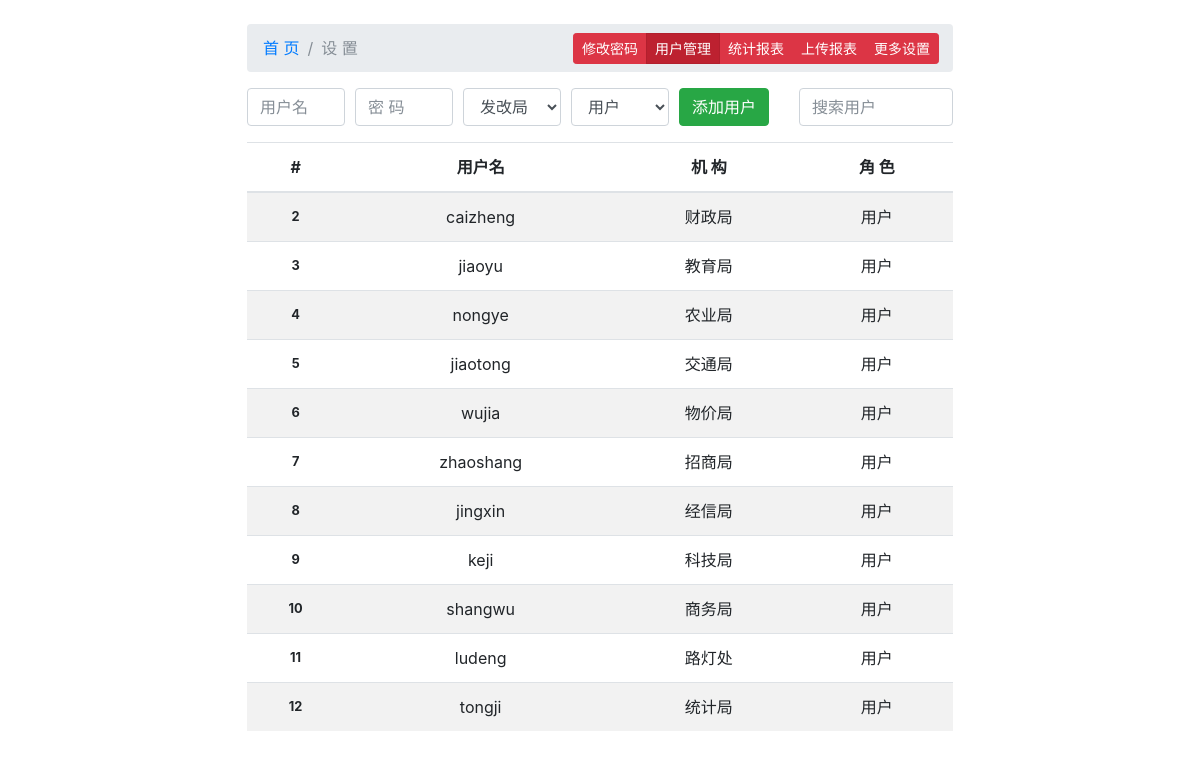
/fgw/setting/users (signed in), run on the app's committed database.
### tables this page shows
CREATE TABLE `users` (
  `uid` int(11) NOT NULL AUTO_INCREMENT,
  `uname` varchar(20) NOT NULL,
  `passwd` varchar(50) NOT NULL,
  `date` timestamp NOT NULL DEFAULT current_timestamp() ON UPDATE current_timestamp(),
  `oid` int(11) NOT NULL,
  `rid` int(11) NOT NULL,
  `b` varchar(50) DEFAULT NULL,
  `c` varchar(50) DEFAULT NULL,
  `d` varchar(50) DEFAULT NULL,
  `e` varchar(50) DEFAULT NULL,
  `f` varchar(50) DEFAULT NULL,
  `g` varchar(50) DEFAULT NULL,
  `h` varchar(50) DEFAULT NULL,
  `i` varchar(50) DEFAULT NULL,
  `j` varchar(50) DEFAULT NULL,
  `k` varchar(50) DEFAULT NULL,
  `l` varchar(50) DEFAULT NULL,
  `m` varchar(50) DEFAULT NULL,
  `n` varchar(50) DEFAULT NULL,
  `o` varchar(50) DEFAULT NULL,
  `p` varchar(50) DEFAULT NULL,
  `q` varchar(50) DEFAULT NULL,
  `r` varchar(50) DEFAULT NULL,
  `s` varchar(50) DEFAULT NULL,
  `t` varchar(50) DEFAULT NULL,
  `u` varchar(50) DEFAULT NULL,
  `v` varchar(50) DEFAULT NULL,
  `w` varchar(50) DEFAULT NULL,
  `x` varchar(50) DEFAULT NULL,
  `y` varchar(50) DEFAULT NULL,
  `z` varchar(50) DEFAULT NULL,
  PRIMARY KEY (`uid`)
);

CREATE TABLE `organization` (
  `oid` int(11) NOT NULL AUTO_INCREMENT,
  `oname` varchar(20) NOT NULL,
  `uid` int(11) NOT NULL,
  `b` varchar(50) DEFAULT NULL,
  `c` varchar(50) DEFAULT NULL,
  `d` varchar(50) DEFAULT NULL,
  `e` varchar(50) DEFAULT NULL,
  `f` varchar(50) DEFAULT NULL,
  `g` varchar(50) DEFAULT NULL,
  `h` varchar(50) DEFAULT NULL,
  `i` varchar(50) DEFAULT NULL,
  `j` varchar(50) DEFAULT NULL,
  `k` varchar(50) DEFAULT NULL,
  `l` varchar(50) DEFAULT NULL,
  `m` varchar(50) DEFAULT NULL,
  `n` varchar(50) DEFAULT NULL,
  `o` varchar(50) DEFAULT NULL,
  `p` varchar(50) DEFAULT NULL,
  `q` varchar(50) DEFAULT NULL,
  `r` varchar(50) DEFAULT NULL,
  `s` varchar(50) DEFAULT NULL,
  `t` varchar(50) DEFAULT NULL,
  `u` varchar(50) DEFAULT NULL,
  `v` varchar(50) DEFAULT NULL,
  `w` varchar(50) DEFAULT NULL,
  `x` varchar(50) DEFAULT NULL,
  `y` varchar(50) DEFAULT NULL,
  `z` varchar(50) DEFAULT NULL,
  PRIMARY KEY (`oid`)
);

CREATE TABLE `role` (
  `rid` int(11) NOT NULL AUTO_INCREMENT,
  `role` varchar(20) NOT NULL,
  `rname` varchar(20) NOT NULL,
  PRIMARY KEY (`rid`)
);

### fgw/Sign.php (called while the page is built, shortened)
<?php
class Sign{
	static function check(){
		$sessiondir = session_save_path();
		if(is_readable($sessiondir . '/sess_' . $_COOKIE['SID'])){
			return 1;
		}
		else{
			return 0;
		}
	}
}

### fgw/Db.php (called while the page is built, shortened)
<?php
class Db{
	private $host="localhost";
	private $user="root";
	private $pass="dot";
	private $db="fgw";
	private $mysqli;
	function __construct(){
		$this->mysqli=new mysqli($this->host,$this->user, $this->pass, $this->db);
		if($this->mysqli->connect_errno){
			echo $this->mysqli->connect_errno. "\n";
			echo $this->mysqli->connect_error. "\n";
		}
		else{
			$this->mysqli->set_charset('utf8');
		}
	}
	function query($sql){
		if($res=$this->mysqli->query($sql)){
			if(is_bool($res)){
				return;
			}
			else{
				$numrows=$res->num_rows;
				if($numrows>1){
					$row=$res->fetch_all(MYSQLI_ASSOC);
				}
				else $row=$res->fetch_assoc();
				return $row;
			}
		}
		else{
			echo $this->mysqli->errno . "\n";
			echo $this->mysqli->error. "\n";
		}
	}
}

### fgw/users.php (the view, shortened to what this page needs)
<?php
$sql="select rid,rname from role";
$r_rows=(new Db)->query($sql);
$sql="select oid,oname from organization";
$o_rows=(new Db)->query($sql);
$sql="select users.uid,uname,organization.oname,role.rname from users join (organization,role) on (organization.oid=users.oid and users.rid=role.rid)";
$rows=(new Db)->query($sql);
?>
		  <main>
		  <div class="row mb-3">
			  <form class="form-row col-sm" method="post">
				  <div class="col-sm">
					  <input type="text" class="form-control" name="uname" placeholder="用户名">
				  </div>
				  <div class="col-sm">
					  <input type="password" class="form-control" name="passwd" placeholder="密 码">
				  </div>
				  <div class="col-sm">
					  <select class="form-control" name="oid">
<?php foreach($o_rows as $row): ?>
<option value="<?= $row['oid'] ?>"><?= $row['oname'] ?></option>
<?php endforeach ?>
					  </select>
				  </div>
				  <div class="col-sm">
					  <select class="form-control" name="rid">
<?php foreach($r_rows as $row): ?>
<option value="<?= $row['rid'] ?>"><?= $row['rname'] ?></option>
<?php endforeach ?>
					  </select>
				  </div>
				  <div class="col-auto">
					  <button type="submit" class="btn btn-success">添加用户</button>
				  </div>
			  </form>
			  <div class="col-sm-3">
				  <input class="form-control" id="search" type="text" placeholder="搜索用户" aria-label="Search">
			  </div>
		  </div>
		  <table class="table table-striped table-hover">
			  <thead>
				  <tr>
					  <th scope="col">#</th>
					  <th scope="col">用户名</th>
					  <th scope="col">机 构</th>
					  <th scope="col">角 色</th>
				  </tr>
			  </thead>
			  <tbody>
<?php foreach($rows as $v): ?>
				  <tr class="searchable">
				  <th scope="row"><?= $v['uid'] ?></th>
					  <td><?= $v['uname'] ?></td>
					  <td><?= $v['oname'] ?></td>
					  <td><?= $v['rname'] ?></td>
				  </tr>
<?php endforeach; ?>
			  </tbody>
		  </table>
		  </main>
		</div>

### fgw/header.php (shortened to what this page needs)
<!doctype html>
<html lang="en">
  <head>
	<link type="text/css" href="<?= $root ?>/bootstrap.min.css" rel="stylesheet">
	<link rel="stylesheet" type="text/css" href="<?= $root ?>/vendor/fortawesome/font-awesome/css/font-awesome.min.css">
	<link type="text/css" href="<?= $root ?>/dot.css" rel="stylesheet">
  </head>
  <body>

### fgw/index.php (shortened to what this page needs)
<?php
$root="/fgw";
$inc="./";
$path = explode("/", $_SERVER['PATH_INFO']);
$controller=$path[1];
$method=$path[2];
require $inc . "header.php";
$login=Sign::check();
if($login){
	$controller ? : $controller='home';
	if($controller=='project' && is_numeric($method)){
		$pid=$method;
		require $inc . "progress.php";
	}
	else if($controller=='setting') {
		require $inc . "nav.php";
		$rid=$_SESSION['rid'];
		if(empty($method) || $method == 'chpwd'){
			require $inc . $method. ".php";
		}
		else if(is_readable($inc . $method. '.php')){
				if($rid==3){
					require $inc . $method. ".php";
				}
				else{
					require $inc . '404.php';
				}
			}
		else{
			require $inc . '404.php';
		}
	}
}
else{
	$controller = 'login';
	require $inc . $controller . ".php";
}
require $inc . "footer.php";

### fgw/nav.php (shortened to what this page needs)
<?php
$rid=$_SESSION['rid'];
?>
	  <div class="container" id="setting">
		  <nav aria-label="breadcrumb" class="position-relative">
			  <ol class="breadcrumb">
			  <li class="breadcrumb-item"><a href="<?= $root ?>">首 页</a></li>
				  <li class="breadcrumb-item active" aria-current="page">设 置</li>
			  </ol>
			  <div id="settings" class="btn-group btn-group-sm position-absolute" role="group" aria-label="">
				  <a role="button" href="<?= $root ?>/setting/chpwd" class="btn btn-danger <?php if($method=='chpwd' || $method == "") echo 'active'; ?>">修改密码</a>
<?php if($rid==3): ?>
				  <a role="button" href="<?= $root ?>/setting/users" class="btn btn-danger <?php if($method=='users') echo 'active'; ?>">用户管理</a>
				  <a role="button" href="<?= $root ?>/setting/stat" class="btn btn-danger <?php if($method=='stat') echo 'active'; ?>">统计报表</a>
				  <a role="button" href="<?= $root ?>/setting/upload" class="btn btn-danger <?php if($method=='upload') echo 'active'; ?>">上传报表</a>
				  <a role="button" href="<?= $root ?>/setting/misc" class="btn btn-danger <?php if($method=='misc') echo 'active'; ?>">更多设置</a>
<?php endif ?>
			  </div>
		  </nav>

### fgw/footer.php (shortened to what this page needs)
  </body>
</html>

### fgw/dot.css (style rules this page uses)
body { padding-top: 1.5rem; padding-bottom: 1.5rem; }
@media (min-width: 48em) { .container { max-width: 46rem; } }
#setting tbody tr { cursor: pointer; }
th, td { text-align: center; vertical-align: middle !important; }
tbody th { font-size: 0.8rem; }
#setting #settings { top: 18%; right: 2%; }

### data on the page
users: uid "2", uname "caizheng", oid.oname "财政局", rid.rname "用户"
users: uid "3", uname "jiaoyu", oid.oname "教育局", rid.rname "用户"
users: uid "4", uname "nongye", oid.oname "农业局", rid.rname "用户"
users: uid "5", uname "jiaotong", oid.oname "交通局", rid.rname "用户"
users: uid "6", uname "wujia", oid.oname "物价局", rid.rname "用户"
users: uid "7", uname "zhaoshang", oid.oname "招商局", rid.rname "用户"
users: uid "8", uname "jingxin", oid.oname "经信局", rid.rname "用户"
users: uid "9", uname "keji", oid.oname "科技局", rid.rname "用户"
users: uid "10", uname "shangwu", oid.oname "商务局", rid.rname "用户"
users: uid "11", uname "ludeng", oid.oname "路灯处", rid.rname "用户"
users: uid "12", uname "tongji", oid.oname "统计局", rid.rname "用户"

### other printed values
form field oid "发改局"
form field rid "用户"
